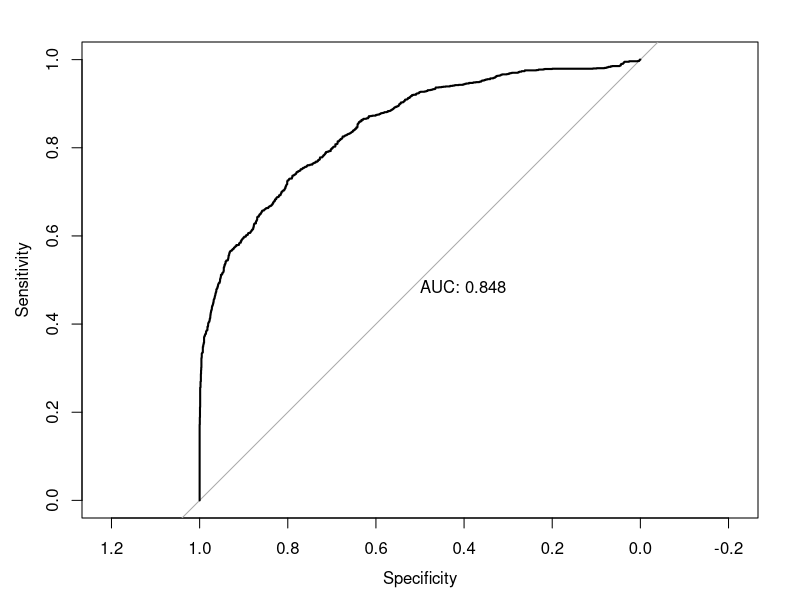
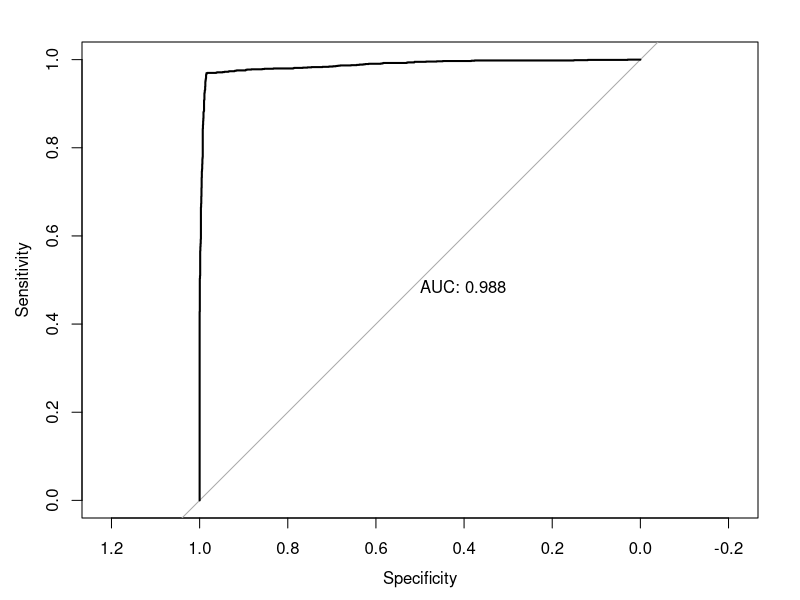
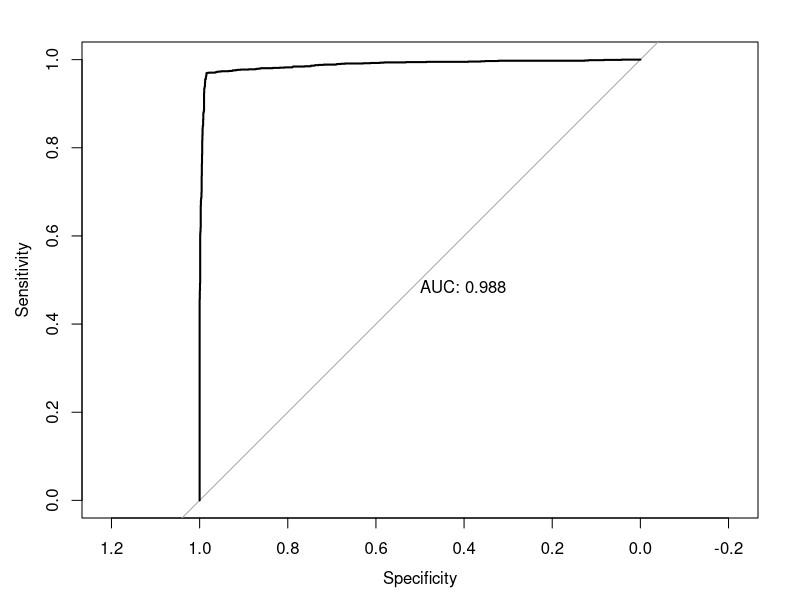

The R source for these figures, in order:
########################################
# PO33Q - Determinants of Democracy
# Dr Flo Linke
# Seminar, Week 7
########################################


# WORKING DIRECTORY
#####################

setwd("")


# PACKAGES
############

library(haven)
library(tidyverse)



# Import Data
#############

prz <- read_dta("prz.dta")



# Exercise 1
#####################


democracy <- glm(democ ~ g + gdpw + oil, 
                   data = prz,
                   na.action = na.exclude,
                   family = binomial(link = "probit"))




summary(democracy) #detailed results
nobs(democracy) # number of observations


## >> What is possibly wrong? Democracy needs to develop and thus the effect of growth will only unfold later.
## >> Interpretation: Wealth increases the probability of democracy. Oil reduces the probability of democracy. Growth is insignificant


# Exercise 2
#####################


prz <- prz %>%
  group_by(country) %>%
  mutate(l.democ = lag(democ)) %>%
  ungroup()

prz_lag <- select(prz, country, year, democ, l.democ) # in case you want to have a look at how the lagged the original value of 'democracy' look next to each other

dynamic <- glm(democ ~ g + gdpw + oil + l.democ, 
                 data = prz,
                 na.action = na.exclude,
                 family = binomial(link = "probit")) 

summary(dynamic)
nobs(dynamic)

## >> by including a lagged variable we assume a time dependency between last year's condition of democracy and the following year
  
  
  
# Exercise 3
#####################
  
prz <- prz %>%
  group_by(country) %>%
  mutate(l.g = lag(g)) %>%
  ungroup()

prz <- prz %>%
  group_by(country) %>%
  mutate(l.gdpw = lag(gdpw)) %>%
  ungroup()

prz <- prz %>%
  group_by(country) %>%
  mutate(l.oil = lag(oil)) %>%
  ungroup()
  
prz_democ0 <- filter(prz, l.democ==0) 

emergence <- glm(democ ~ l.gdpw + l.g + l.oil, 
                   data = prz_democ0,
                   na.action = na.exclude,
                   family = binomial(link = "probit"))

summary(emergence)
nobs(emergence)

## >> growth: if economy grows, democracy is less likely to emerge
## >> wealth: wealth increases the probability of transition to democracy
## >> oil: Oil makes democracy less likely to emerge
  
  
# Exercise 4
#####################

prz_democ1 <- filter(prz, l.democ==1)
  
survive <- glm(democ ~ l.gdpw + l.g + l.oil, 
                 data = prz_democ1,
                 na.action = na.exclude,
                 family = binomial(link = "probit"))

summary(survive)
nobs(survive)

## >>oil is insignificant
## >> growth and wealth both increase the probability of a democracy to survive
  
  
# Exercise 5
#####################

prz$l.democgdpw <- prz$l.democ * prz$l.gdpw
prz$l.democg <- prz$l.democ * prz$l.g
prz$l.democoil <- prz$l.democ * prz$l.oil
  
  
joint <- glm(democ ~ l.gdpw + l.g + l.oil + l.democ + l.democgdpw + l.democg + l.democoil, 
               data = prz,
               na.action = na.exclude,
               family = binomial(link = "probit"))

summary(joint)
nobs(joint)

## >> x coefficients are equal to the "onset-model" while the sum of lagged x coefficients and x coefficients are equal to the x coefficients of the transition model

## >> for example for wealth: .000057+.0000263  = .0000833

## >> coefficients of interacted variables can only be interpreted if democracy existed the previous year because the lagged dependent variable is significant in the full model, the coefficients are significantly different from each other
  


# WALD TEST FOR JOINT ESTMATION
###############################

# http://r-survey.r-forge.r-project.org/survey/html/regTermTest.html

library(survey)
regTermTest(joint, ~ l.gdpw + l.democgdpw, method="Wald")




# Exercise 6
#####################

library(pROC)

# Democracy model: 

prob_democracy <- predict(democracy, type="response")
prz$prob_democracy <- unlist(prob_democracy)

roc_democracy <- roc(prz$democ, prz$prob_democracy)

plot(roc_democracy, print.auc=TRUE)


# Dynamic Model

prob_dynamic <- predict(dynamic, type="response")
prz$prob_dynamic <- unlist(prob_dynamic)

roc_dynamic <- roc(prz$democ, prz$prob_dynamic)

plot(roc_dynamic, print.auc=TRUE)


# emergence model
prob_emergence <- predict(emergence, type="response")
prz_democ0$prob_emergence <- unlist(prob_emergence)

roc_emergence <- roc(prz_democ0$democ, prz_democ0$prob_emergence)


# survive model

prob_survive <- predict(survive, type="response")
prz_democ1$prob_survive <- unlist(prob_survive)

roc_survive <- roc(prz_democ1$democ, prz_democ1$prob_survive)


# Joint Model
  
  
prob_joint <- predict(joint, type="response")
prz$prob_joint <- unlist(prob_joint)

roc_joint <- roc(prz$democ, prz$prob_joint)

plot(roc_joint, print.auc=TRUE)




  
  
